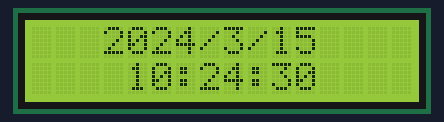
Simulated run of this sketch. Board: Arduino Uno, built with avr-gcc and run on an emulated ATmega328P. Shown: 16×2 character LCD. The local clock reads 2024-03-15 10:24:30 at power-on unless the sketch sets it.

Above: at 0.1 s.
At 4.2 s:
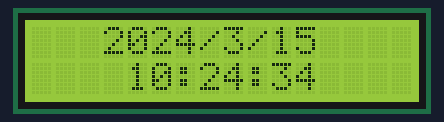
At 9.3 s:
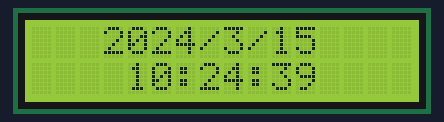
At 19.5 s:
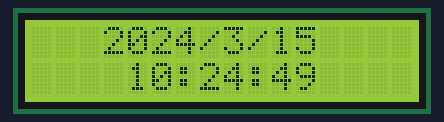
At 28.7 s:
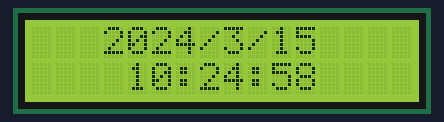
At 38.9 s:
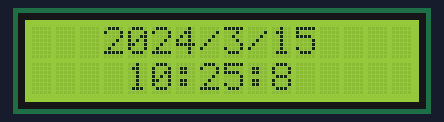

The sketch:

Hora_en_LCD.ino
```cpp
#include <Wire.h>
#include <LiquidCrystal_I2C.h>

#include "RTClib.h"
RTC_DS1307 RTC;
LiquidCrystal_I2C lcd(0x3F,16,2);  // set the LCD address to 0x27 for a 16 chars and 2 line display
void setup()
{
  lcd.init();                      // initialize the lcd
  lcd.backlight();
  Wire.begin(); // Inicia el puerto I2C
  RTC.begin(); // Inicia la comunicación con el RTC

}
void loop()
{
  DateTime now = RTC.now(); // Obtiene la fecha y hora del RTC
lcd.setCursor(3,0);
lcd.print(now.year(), DEC); // Año
lcd.print('/');
lcd.print(now.month(), DEC); // Mes
lcd.print('/');
lcd.print(now.day(), DEC); // Dia
lcd.print(' ');
  lcd.setCursor(4,1);

lcd.print(now.hour(), DEC); // Horas
lcd.print(':');
lcd.print(now.minute(), DEC); // Minutos
lcd.print(':');
lcd.print(now.second(), DEC); // Segundos
lcd.print(' ');
delay(1000); // La información se actualiza cada 1 seg.
}
```

Measured:
- what the display in image 1 shows lasts 1.0 s, from 4.2 s to 5.2 s
